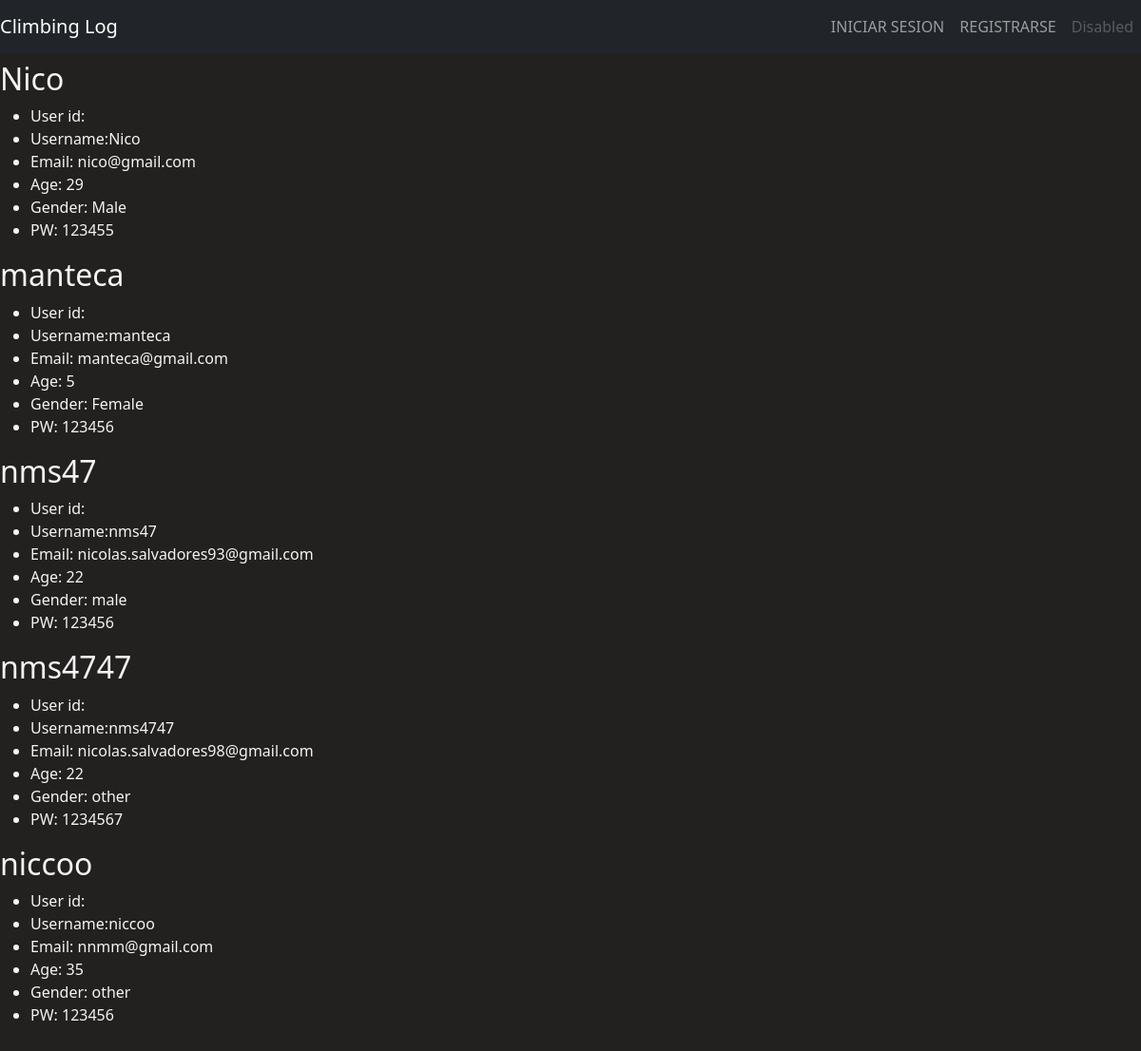
The app's page /users, older data.
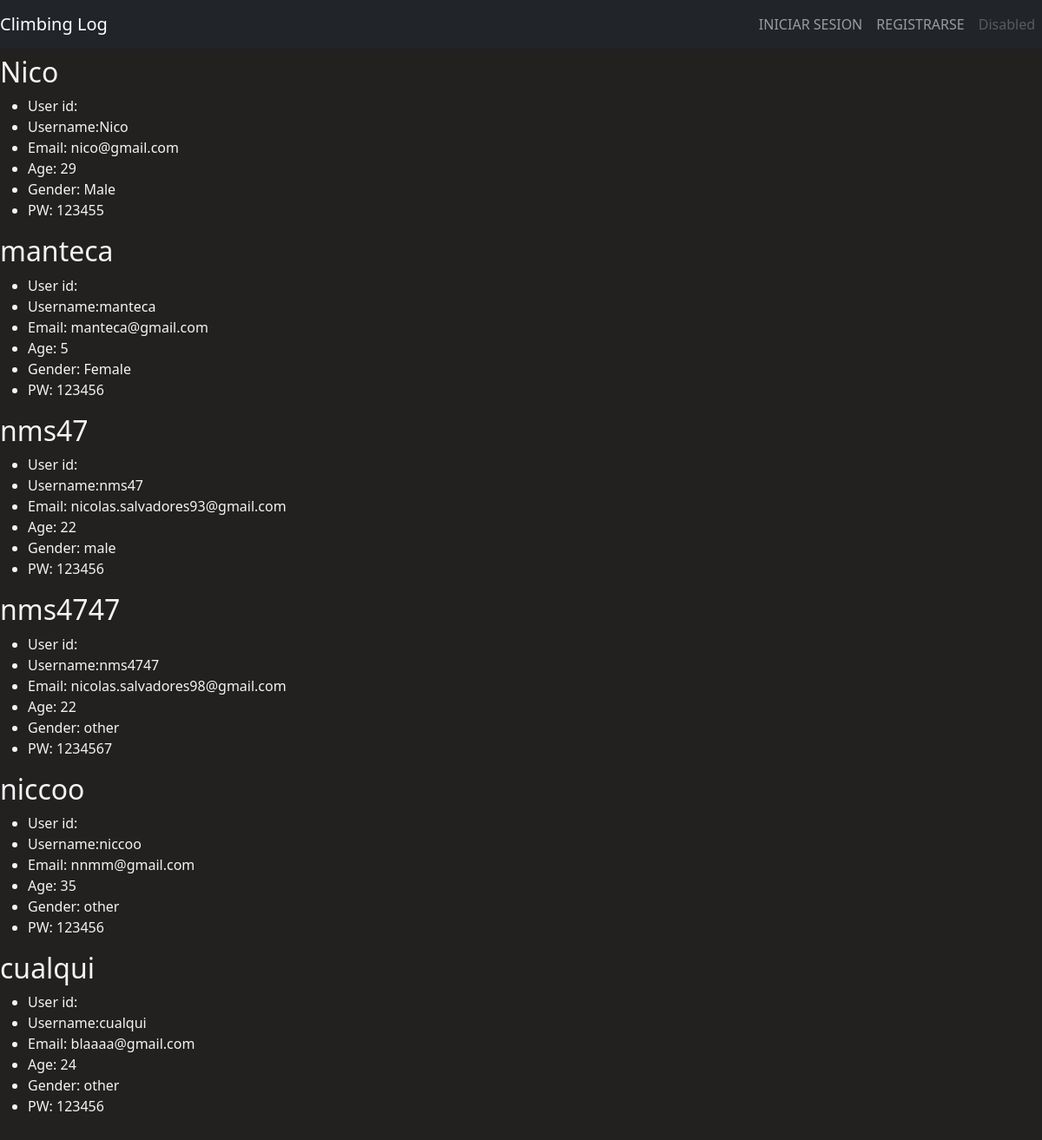
The same page, newer data.
### climb_log_webapp/models.py (models this page shows, shortened)
class Users(models.Model):
    id = models.AutoField(primary_key=True, unique=True)
    username = models.CharField(max_length=20, unique=True)
    email = models.EmailField(max_length=30, unique=True, validators=[EmailValidator])
    age = models.PositiveSmallIntegerField(validators=[MinValueValidator(3) ,MaxValueValidator(100)])
    gender = models.CharField(max_length=10, choices=GENDERS)
    user_pw = models.CharField(max_length=100, validators=[MinLengthValidator(6)])
    creation_date = models.DateTimeField(auto_now=True)

### climb_log_webapp/views.py (the view)
# urls.py: path('users',views.users, name='users'),
def users(request):
    users = Users.objects.all()
    return render(request, 'climb_log_webapp_ES/users.html', {'users':users})

### climb_log_webapp/templates/climb_log_webapp_ES/users.html (shortened to what this page needs)
{% extends 'climb_log_webapp_ES/base.html' %}
{%load static%}
{%block css_files%}
<link rel="stylesheet" href="{% static 'climb_log_webapp/styles.css' %}">
{%endblock%}
{%block content%}
<main>
    {%for user in users%}
    <h2>{{user.username}} </h2>
    <ul>
        <li>User id:{{user.user_id}}</li>
        <li>Username:{{user.username}}</li>
        <li>Email: {{user.email}}</li>
        <li>Age: {{user.age}}</li>
        <li>Gender: {{user.gender}}</li>
        <li>PW: {{user.user_pw}}</li>
    </ul>
    {%endfor%}
</main>
{%endblock%}

### climb_log_webapp/templates/climb_log_webapp_ES/base.html (shortened to what this page needs)
{% load static %}
<!DOCTYPE html>
<html lang="en">
<head>
    {% load bootstrap5 %}
    {% bootstrap_css %}
    {%block css_files%} {%endblock%}
    <link rel="stylesheet" href="https://cdnjs.cloudflare.com/ajax/libs/animate.css/4.1.1/animate.min.css"/>
</head>
<header>
{% include 'includes/header.html'%}
</header>
<body>
{%block content %}{%endblock%}
</body>
</html>

### climb_log_webapp/templates/includes/header.html (shortened to what this page needs)
<nav class="navbar fixed-top navbar-expand-lg navbar-dark bg-dark">
    <a class="navbar-brand animate__animated animate__swing" href="{% url 'homepage' %}">Climbing Log</a>
    <div class="collapse navbar-collapse justify-content-end" id="navbarNavAltMarkup">
      <div class="navbar-nav ">
        <a class="nav-item nav-link" href="{% url 'login' %}">INICIAR SESION</a>
        <a class="nav-item nav-link" href="{% url 'sign-up' %}">REGISTRARSE</a>
        <a class="nav-item nav-link disabled" href="#">Disabled</a>
      </div>
    </div>
  </nav>

### climb_log_webapp/static/climb_log_webapp/styles.css (style rules this page uses)
.navbar-nav { text-align: right; padding-left: 30%; }
body { background-color: #232020; margin: 4rem auto ; color: #F4F4F4; }

Row changes from the older to the newer data that the page shows:
added Users: username "cualqui", email "blaaaa@gmail.com", age "24", gender "other", user_pw "123456"
